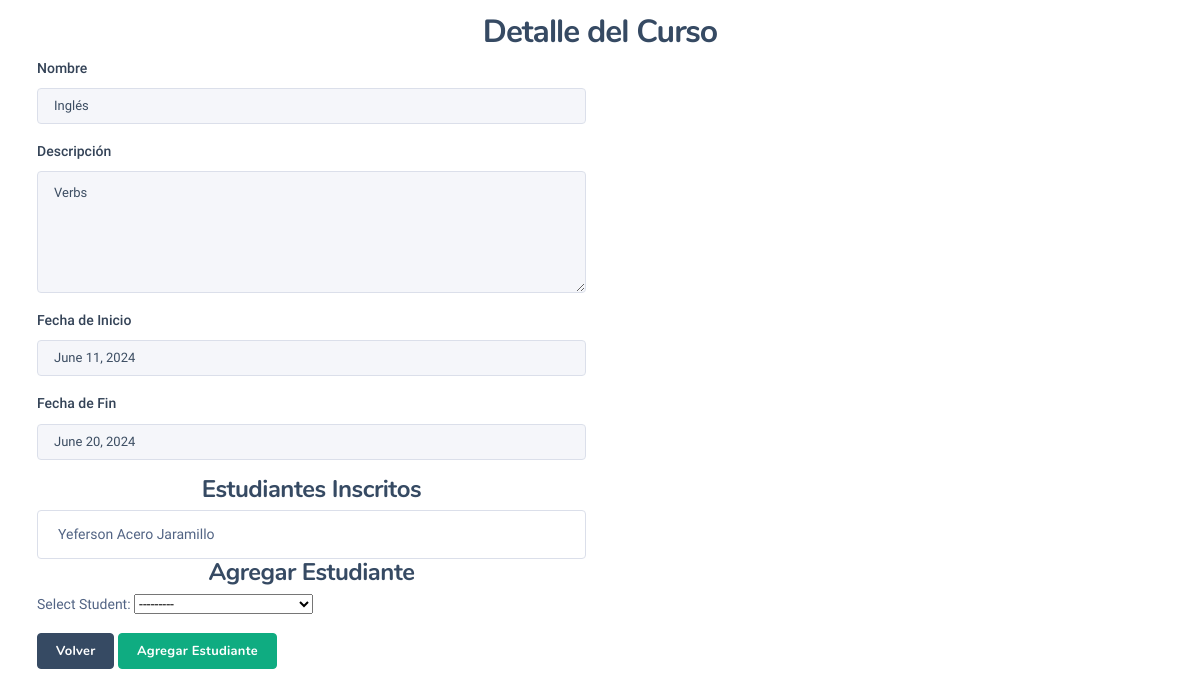
The app's page /courses/course_detail/2 with its own data.
### courses/models.py (models this page shows, shortened)
class Course(models.Model):
    name = models.CharField(max_length=100, unique=True)
    description = models.TextField()
    start_date = models.DateField()
    end_date = models.DateField()
    status = models.BooleanField(default=True)

class Enrollment(models.Model):
    course = models.ForeignKey(Course, on_delete=models.CASCADE)
    student = models.ForeignKey(Student, on_delete=models.CASCADE)
    class Meta:
        unique_together = ('course', 'student')

### students/models.py (models this page shows)
class Student(models.Model):
    first_name = models.CharField(max_length=100)
    last_name = models.CharField(max_length=100)
    document = models.CharField(max_length=20, unique=True)
    email = models.EmailField()
    status = models.BooleanField(default=True)
    def __str__(self):
        return f"{self.first_name} {self.last_name}"

### courses/views.py (the view)
# urls.py: path('course_detail/<int:id>', views.course_detail, name='course_detail'),
def course_detail(request, id):
    course = get_object_or_404(Course, id=id)
    if request.method == 'POST':
        form = EnrollmentForm(request.POST)
        if form.is_valid():
            enrollment = form.save(commit=False)
            enrollment.course = course
            enrollment.save()
            return redirect('course_detail', id=course.id)
    else:
        form = EnrollmentForm()
    enrolled_students = Enrollment.objects.filter(course=course)
    return render(request, 'courses/view.html', {'course': course, 'form': form, 'enrolled_students': enrolled_students})

### courses/forms.py
class EnrollmentForm(forms.ModelForm):
    student = forms.ModelChoiceField(queryset=Student.objects.filter(status=True), label="Select Student")
    class Meta:
        model = Enrollment
        fields = ['student']

### templates/courses/view.html (shortened to what this page needs)
{% extends 'base.html' %}
{% block content %}
<h3 class="text-center">Detalle del Curso</h3>
<div class="container">
    <div class="row">
        <div class="col-6">
            <div class="mb-3">
                <label for="" class="form-label">Nombre</label>
                <input type="text" class="form-control" name="name" id="" value="{{ course.name }}" disabled />
            </div>
            <div class="mb-3">
                <label for="" class="form-label">Descripción</label>
                <textarea class="form-control" name="description" id="" rows="3"
                    disabled>{{ course.description }}</textarea>
            </div>
            <div class="mb-3">
                <label for="" class="form-label">Fecha de Inicio</label>
                <input type="text" class="form-control" name="start_date" id="" value="{{ course.start_date }}"
                    disabled />
            </div>
            <div class="mb-3">
                <label for="" class="form-label">Fecha de Fin</label>
                <input type="text" class="form-control" name="end_date" id="" value="{{ course.end_date }}" disabled />
            </div>
             <h4 class="text-center">Estudiantes Inscritos</h4>
            <ul class="list-group">
                {% for enrollment in enrolled_students %}
                <li class="list-group-item">{{ enrollment.student.first_name }} {{ enrollment.student.last_name }}</li>
                {% empty %}
                <li class="list-group-item">No hay estudiantes inscritos.</li>
                {% endfor %}
            </ul>
            <h4 class="text-center">Agregar Estudiante</h4>
            <form method="post">
                {{ form.as_p }}
                <button type="button" class="btn btn-secondary" id="close-button" data-bs-dismiss="modal">Volver</button>
                <button type="submit" class="btn btn-primary">Agregar Estudiante</button>
            </form>
        </div>
    </div>
</div>
{% endblock %}

### records on screen
Course: name "Inglés", description "Verbs", start_date "June 11, 2024", end_date "June 20, 2024"
Enrollment: student.first_name "Yeferson", student.last_name "Acero Jaramillo"
